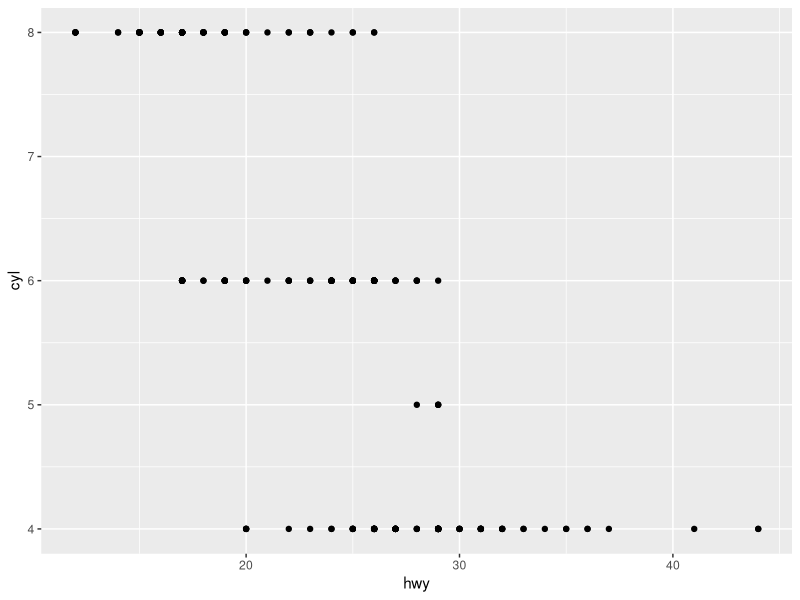
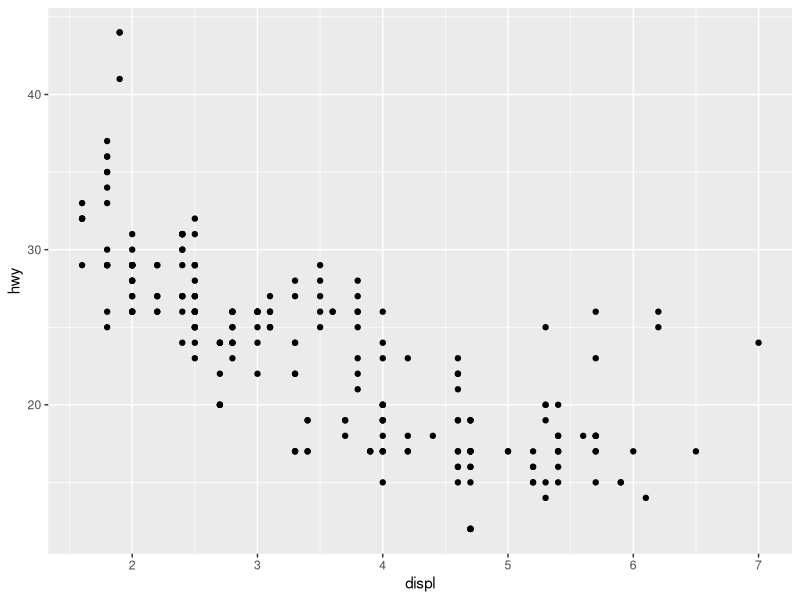

The R source for these figures, in order:
## ---- chunk 1
knitr::opts_chunk$set(echo = TRUE)
## ---- chunk 2
library(tidyverse)
## ---- chunk 3
ggplot(data = mpg) + 
  geom_point(mapping = aes(x = hwy, y = cyl))
## ---- chunk 4
ggplot(data = mpg) + 
  geom_point(mapping = aes(x = displ, y = hwy))

filter(mpg, cyl == 8)

filter(diamonds, carat > 3)
